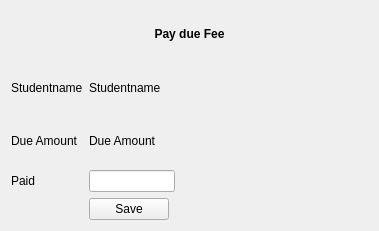
<?xml version="1.0" encoding="UTF-8"?>
<ui version="4.0">
 <class>payduefee</class>
 <widget class="QWidget" name="payduefee">
  <property name="geometry">
   <rect>
    <x>0</x>
    <y>0</y>
    <width>379</width>
    <height>231</height>
   </rect>
  </property>
  <property name="windowTitle">
   <string>Form</string>
  </property>
  <layout class="QGridLayout" name="gridLayout_2">
   <item row="0" column="0">
    <layout class="QGridLayout" name="gridLayout">
     <item row="0" column="0" colspan="5">
      <widget class="QLabel" name="label">
       <property name="text">
        <string>&lt;html&gt;&lt;head/&gt;&lt;body&gt;&lt;p align=&quot;center&quot;&gt;&lt;span style=&quot; font-weight:600;&quot;&gt;Pay due Fee&lt;/span&gt;&lt;/p&gt;&lt;/body&gt;&lt;/html&gt;</string>
       </property>
      </widget>
     </item>
     <item row="3" column="0">
      <widget class="QLabel" name="label_4">
       <property name="text">
        <string>Paid</string>
       </property>
      </widget>
     </item>
     <item row="2" column="1" colspan="2">
      <widget class="QLabel" name="dueamount">
       <property name="text">
        <string>Due Amount</string>
       </property>
      </widget>
     </item>
     <item row="2" column="3" colspan="2">
      <spacer name="horizontalSpacer_3">
       <property name="orientation">
        <enum>Qt::Horizontal</enum>
       </property>
       <property name="sizeHint" stdset="0">
        <size>
         <width>118</width>
         <height>20</height>
        </size>
       </property>
      </spacer>
     </item>
     <item row="1" column="1" colspan="2">
      <widget class="QLabel" name="studentname">
       <property name="text">
        <string>Studentname</string>
       </property>
      </widget>
     </item>
     <item row="3" column="4">
      <spacer name="horizontalSpacer_2">
       <property name="orientation">
        <enum>Qt::Horizontal</enum>
       </property>
       <property name="sizeHint" stdset="0">
        <size>
         <width>118</width>
         <height>20</height>
        </size>
       </property>
      </spacer>
     </item>
     <item row="2" column="0">
      <widget class="QLabel" name="label_3">
       <property name="text">
        <string>Due Amount</string>
       </property>
      </widget>
     </item>
     <item row="1" column="0">
      <widget class="QLabel" name="label_2">
       <property name="text">
        <string>Studentname</string>
       </property>
      </widget>
     </item>
     <item row="5" column="2" colspan="3">
      <spacer name="horizontalSpacer">
       <property name="orientation">
        <enum>Qt::Horizontal</enum>
       </property>
       <property name="sizeHint" stdset="0">
        <size>
         <width>238</width>
         <height>20</height>
        </size>
       </property>
      </spacer>
     </item>
     <item row="1" column="3" colspan="2">
      <spacer name="horizontalSpacer_4">
       <property name="orientation">
        <enum>Qt::Horizontal</enum>
       </property>
       <property name="sizeHint" stdset="0">
        <size>
         <width>118</width>
         <height>20</height>
        </size>
       </property>
      </spacer>
     </item>
     <item row="3" column="1" colspan="2">
      <widget class="QLineEdit" name="paid"/>
     </item>
     <item row="5" column="1">
      <widget class="QPushButton" name="pushButton">
       <property name="text">
        <string>Save</string>
       </property>
      </widget>
     </item>
    </layout>
   </item>
  </layout>
 </widget>
 <resources/>
 <connections/>
</ui>
